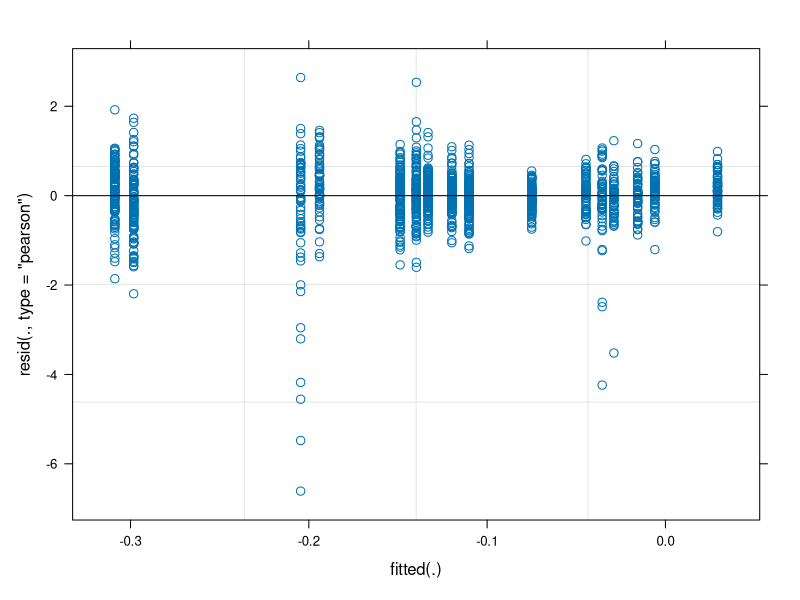
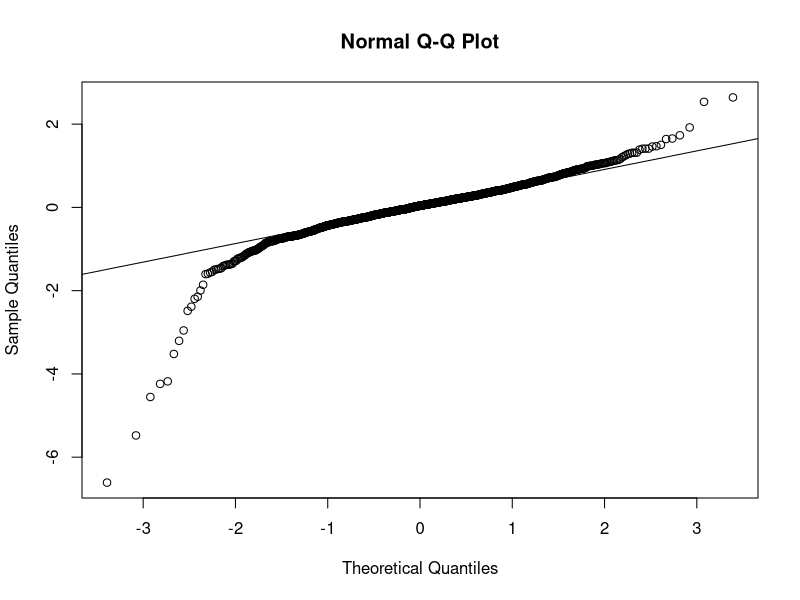
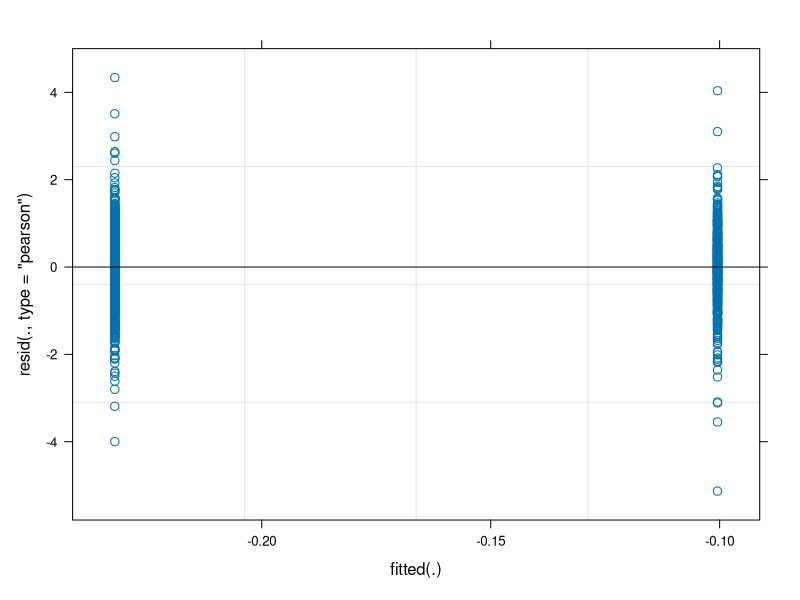
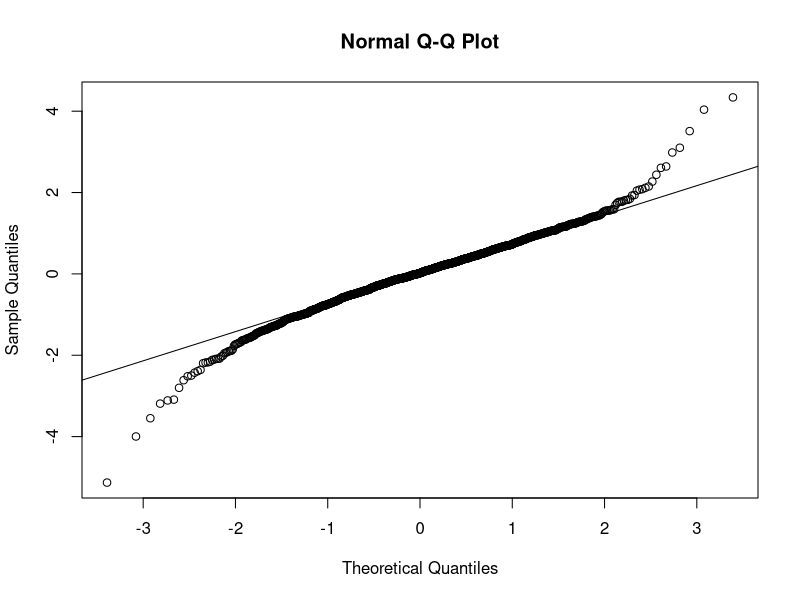

Reproduce these figures in R, in order.
# processing the data

library(dplyr)
library(tidyr)
library(tidyverse)
library(lme4)

#loading data
raw_data <- readr::read_csv("fMRI_Data.csv")

#checking data structure
str(raw_data)

# checking if columns are double
is.double(raw_data$CA3)

# removing irrelevant sections

mydata <- raw_data|>select(-c(HitorMiss, Ret_OL, DG))



# get descriptive statistics

means_data <- mydata |>
  group_by(Enc_or_Ret) |>
  summarise(
    Mean_CA1 = mean(CA1),
    Mean_CA3 = mean(CA3),
    SD_CA1 = sd(CA1),
    SD_CA3 = sd(CA3)
  )

# Display the means
print(means_data)

# run anova
mydata_anova <- aov(CA1 + CA3 ~ Enc_or_Ret+ Error(PID/Trial), data = mydata)

# Display ANOVA summary
summary(mydata_anova)


# Model for CA1
model_CA1 <- lmer(CA1 ~ Enc_or_Ret + (1 | PID), data = mydata)

summary(model_CA1)

# plotting to check data 
plot(model_CA1)
qqnorm(resid(model_CA1))
qqline(resid(model_CA1))  

# Model for CA3

# trial as a random effect
model_CA3 <- lmer(CA3 ~ Enc_or_Ret + (1 | PID), data = mydata)

summary(model_CA3)

#plotting to check data
plot(model_CA3)
qqnorm(resid(model_CA3))
qqline(resid(model_CA3))
